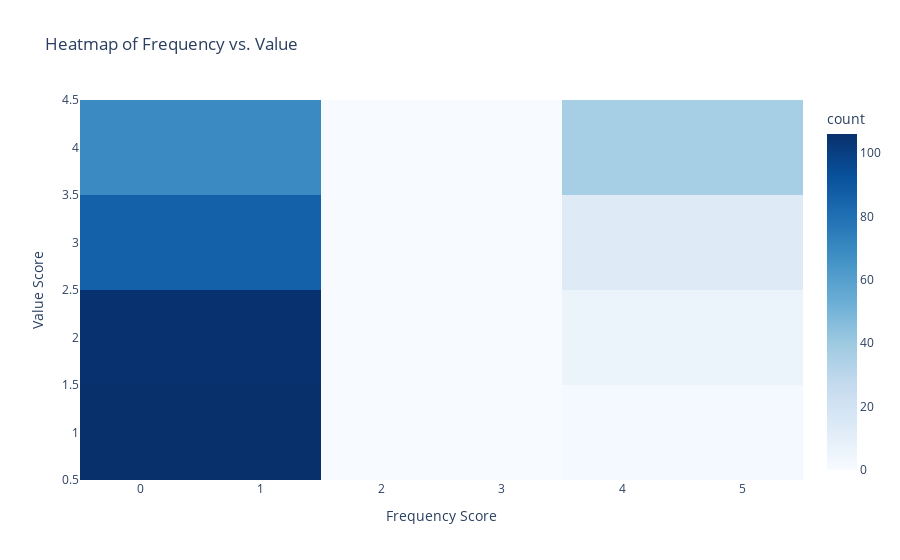

The cell this chart's notebook holds for it:
### Code cell
fig = px.density_heatmap(rfm, x='Frequency', y='Value',
                         title='Heatmap of Frequency vs. Value',
                         labels={'Frequency': 'Frequency Score', 'Value': 'Value Score'},
                         color_continuous_scale='Blues')
fig.show()

### Figure 1 — Plotly figure (JSON) as saved in the notebook; plotly's stock layout.template omitted (floating-point values rounded to 4 significant figures; data arrays with more than 128 entries replaced by an {"elided": "..."} marker saying what was removed)
{"data": [{"coloraxis": "coloraxis", "hovertemplate": "Frequency Score=%{x}<br>Value Score=%{y}<br>count=%{z}<extra></extra>", "name": "", "type": "histogram2d", "x": {"elided": "424 int values"}, "xaxis": "x", "xbingroup": "x", "y": {"elided": "424 int values"}, "yaxis": "y", "ybingroup": "y"}], "layout": {"coloraxis": {"colorbar": {"title": {"text": "count"}}, "colorscale": [[0, "rgb(247,251,255)"], [0.125, "rgb(222,235,247)"], [0.25, "rgb(198,219,239)"], [0.375, "rgb(158,202,225)"], [0.5, "rgb(107,174,214)"], [0.625, "rgb(66,146,198)"], [0.75, "rgb(33,113,181)"], [0.875, "rgb(8,81,156)"], [1, "rgb(8,48,107)"]]}, "legend": {"tracegroupgap": 0}, "title": {"text": "Heatmap of Frequency vs. Value"}, "xaxis": {"anchor": "y", "domain": [0, 1], "title": {"text": "Frequency Score"}}, "yaxis": {"anchor": "x", "domain": [0, 1], "title": {"text": "Value Score"}}}}
